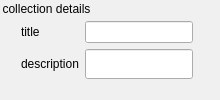
              <widget class="QGroupBox" name="groupBoxCollectionPreview">
               <property name="styleSheet">
                <string notr="true">
              QGroupBox {
                background-color: rgba(240, 240, 240, 1);  /* change to your desired color */
                border: 0px solid #ffffffff;     /* optional: border styling */
                border-radius: 6px;         /* optional: rounded corners */
                margin-top: 1.5em; /* reserve space for the title */
                padding: 10px; 
              }
            </string>
               </property>
               <property name="title">
                <string>collection details</string>
               </property>
               <layout class="QGridLayout" name="gridLayoutCollectionDetails">
                <item row="0" column="0">
                 <widget class="QLabel" name="label_57">
                  <property name="text">
                   <string>title</string>
                  </property>
                 </widget>
                </item>
                <item row="0" column="1">
                 <widget class="QLineEdit" name="lineEditTitle">
                  <property name="readOnly">
                   <bool>true</bool>
                  </property>
                 </widget>
                </item>
                <item row="1" column="0">
                 <widget class="QLabel" name="label_58">
                  <property name="text">
                   <string>description</string>
                  </property>
                 </widget>
                </item>
                <item row="1" column="1">
                 <widget class="QLineEdit" name="lineEditDescription">
                  <property name="sizePolicy">
                   <sizepolicy hsizetype="Expanding" vsizetype="Expanding">
                    <horstretch>0</horstretch>
                    <verstretch>0</verstretch>
                   </sizepolicy>
                  </property>
                  <property name="alignment">
                   <set>Qt::AlignLeading|Qt::AlignLeft|Qt::AlignTop</set>
                  </property>
                  <property name="readOnly">
                   <bool>true</bool>
                  </property>
                 </widget>
                </item>
                <item row="2" column="1" colspan="2">
                 <layout class="QHBoxLayout" name="bboxMapPlaceholder"/>
                </item>
               </layout>
              </widget>
